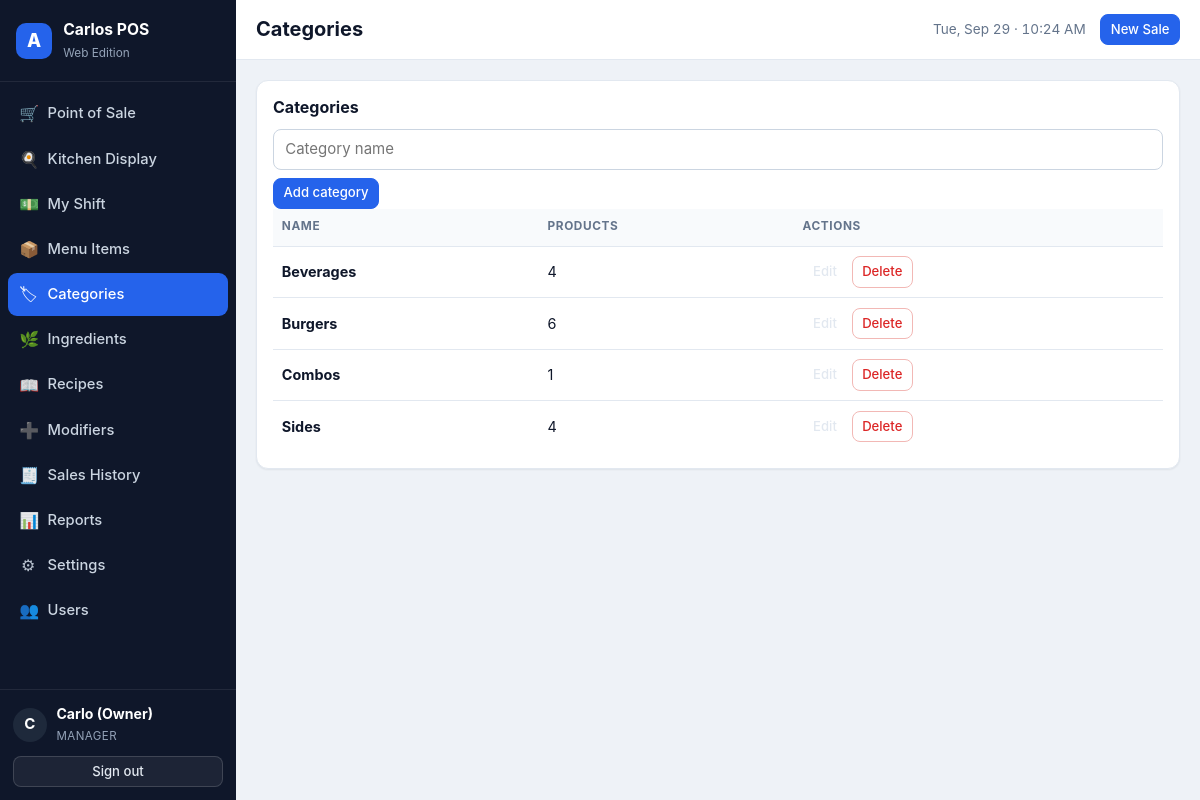
The page /index.php?page=categories (signed in) on the database its author committed.
### tables this page shows
CREATE TABLE IF NOT EXISTS `users` (
  `id`            INT UNSIGNED NOT NULL AUTO_INCREMENT,
  `name`          VARCHAR(100) NOT NULL,
  `username`      VARCHAR(50)  NOT NULL,
  `password_hash` VARCHAR(255) NOT NULL,
  `role`          ENUM('admin','cashier') NOT NULL DEFAULT 'cashier',
  `active`        TINYINT(1)   NOT NULL DEFAULT 1,
  `last_login`    DATETIME NULL DEFAULT NULL,
  `created_at`    DATETIME NOT NULL DEFAULT CURRENT_TIMESTAMP,
  PRIMARY KEY (`id`),
  UNIQUE KEY `uq_users_username` (`username`)
);

CREATE TABLE IF NOT EXISTS `categories` (
  `id`         INT UNSIGNED NOT NULL AUTO_INCREMENT,
  `name`       VARCHAR(100) NOT NULL,
  `created_at` DATETIME NOT NULL DEFAULT CURRENT_TIMESTAMP,
  PRIMARY KEY (`id`),
  UNIQUE KEY `uq_categories_name` (`name`)
);

### app/helpers.php (called while the page is built, shortened)
<?php
function e($value)
{
    return htmlspecialchars((string) $value, ENT_QUOTES | ENT_SUBSTITUTE, 'UTF-8');
}
function base_url($path = '')
{
    static $base = null;
    if ($base === null) {
        if (BASE_URL !== '') {
            $base = rtrim(BASE_URL, '/');
        } else {
            $script = $_SERVER['SCRIPT_NAME'] ?? '/index.php';
            $dir    = str_replace('\\', '/', dirname($script));
            $base   = ($dir === '/' || $dir === '.') ? '' : rtrim($dir, '/');
        }
    }
    return $base . '/' . ltrim((string) $path, '/');
}
function asset($path)
{
    return base_url('assets/' . ltrim($path, '/'));
}
function is_post()
{
    return ($_SERVER['REQUEST_METHOD'] ?? 'GET') === 'POST';
}
function get($key, $default = '')
{
    return isset($_GET[$key]) ? (is_string($_GET[$key]) ? trim($_GET[$key]) : $_GET[$key]) : $default;
}
function is_logged_in()
{
    return !empty($_SESSION['user_id']);
}
function current_user()
{
    static $user = false;
    if ($user === false) {
        $user = null;
        if (is_logged_in()) {
            $user = db_one('SELECT id, name, username, role, active FROM users WHERE id = ? AND active = 1',
                           [(int) $_SESSION['user_id']]);
        }
    }
    return $user;
}
function require_login()
{
    current_user();
}
function require_admin()
{
    require_login();
}
function initial($name)
{
    $name = trim((string) $name);
    return function_exists('mb_substr')
        ? mb_strtoupper(mb_substr($name, 0, 1))
        : strtoupper(substr($name, 0, 1));
}
function role_label($role)
{
    return $role === 'admin' ? 'Manager' : 'Cashier';
}

### app/db.php (called while the page is built, shortened)
<?php
function db()
{
    static $pdo = null;
    if ($pdo === null) {
        $dsn = 'mysql:host=' . DB_HOST . ';dbname=' . DB_NAME . ';charset=' . DB_CHARSET;
        $pdo = new PDO($dsn, DB_USER, DB_PASS, [
            PDO::ATTR_ERRMODE            => PDO::ERRMODE_EXCEPTION,
            PDO::ATTR_DEFAULT_FETCH_MODE => PDO::FETCH_ASSOC,
            PDO::ATTR_EMULATE_PREPARES   => false,
        ]);
    }
    return $pdo;
}
function db_all($sql, $params = [])
{
    $st = db()->prepare($sql);
    $st->execute($params);
    return $st->fetchAll();
}
function db_one($sql, $params = [])
{
    $st = db()->prepare($sql);
    $st->execute($params);
    $row = $st->fetch();
    return $row === false ? null : $row;
}

### app/controllers/products.php (called while the page is built, shortened)
<?php
function categories_controller()
{
    $rows = db_all(
        'SELECT c.*, COUNT(p.id) AS product_count
           FROM categories c
           LEFT JOIN products p ON p.category_id = c.id
          GROUP BY c.id
          ORDER BY c.name'
    );
    return [
        'title' => 'Categories',
        'rows'  => $rows,
        'edit'  => ((int) get('id', 0)) ? db_one('SELECT * FROM categories WHERE id = ?', [(int) get('id')]) : null,
    ];
}

### app/views/categories.php (the view, shortened to what this page needs)
<div class="card">
  <div class="card-head">
    <h3>Categories</h3>
  </div>
  <form method="post" action="<?= e(base_url('index.php?page=categories&action=save')) ?>" class="inline-form">
    <input class="input" type="text" name="name" required placeholder="Category name"
           value="<?= e($data['edit']['name'] ?? '') ?>">
    <button class="btn btn-primary btn-sm" type="submit"><?= $data['edit'] ? 'Update' : 'Add category' ?></button>
  </form>
  <div class="table-wrap">
    <table class="table">
      <thead><tr><th>Name</th><th class="right">Products</th><th class="right">Actions</th></tr></thead>
      <tbody>
      <?php foreach ($data['rows'] as $r): ?>
        <tr>
          <td><strong><?= e($r['name']) ?></strong></td>
          <td class="right"><?= e($r['product_count']) ?></td>
          <td class="right">
            <a class="btn btn-sm btn-ghost" href="<?= e(base_url('index.php?page=categories&action=edit&id=' . $r['id'])) ?>">Edit</a>
            <form method="post" action="<?= e(base_url('index.php?page=categories&action=delete')) ?>" class="inline">
              <button class="btn btn-sm btn-danger" type="submit"
                      data-confirm="Delete &quot;<?= e($r['name']) ?>&quot;? Its products become Uncategorized.">Delete</button>
            </form>
          </td>
        </tr>
      <?php endforeach; ?>
      </tbody>
    </table>
  </div>
</div>

### app/views/layout/header.php (shortened to what this page needs)
<?php
$user     = $layout === 'app' ? current_user() : null;
$title    = $data['title'] ?? ucfirst($page ?? 'POS');
$navItems = [
    'pos'        => ['Point of Sale',   'cart',    'user'],
    'kitchen'    => ['Kitchen Display', 'kitchen', 'user'],
    'shifts'     => ['My Shift',        'drawer',  'user'],
    'products'   => ['Menu Items',      'box',     'admin'],
    'categories' => ['Categories',      'tag',     'admin'],
    'inventory'  => ['Ingredients',     'leaf',    'admin'],
    'recipes'    => ['Recipes',         'recipe',  'admin'],
    'modifiers'  => ['Modifiers',       'plus',    'admin'],
    'sales'      => ['Sales History',   'receipt', 'admin'],
    'reports'    => ['Reports',         'chart',   'admin'],
    'settings'   => ['Settings',        'gear',    'user'],
    'users'      => ['Users',           'users',   'admin'],
];
?>
<!DOCTYPE html>
<html lang="en">
<head>
<link rel="stylesheet" href="<?= e(asset('css/app.css')) ?>">
</head>
<body class="layout-<?= e($layout) ?><?= $page === 'pos' ? ' page-pos' : '' ?>">
<?php if ($layout === 'app'): ?>
<div class="app-shell">
  <aside class="sidebar" id="sidebar">
    <div class="brand">
      <div class="brand-mark">A</div>
      <div class="brand-text">
        <strong>Carlos POS</strong>
        <span>Web Edition</span>
      </div>
    </div>
    <nav class="nav">
      <?php foreach ($navItems as $key => [$label, $icon, $required]): ?>
        <a class="nav-link<?= $page === $key ? ' active' : '' ?>" href="<?= e(base_url('index.php?page=' . $key)) ?>">
          <span class="ico ico-<?= e($icon) ?>" aria-hidden="true"></span>
          <span class="nav-label"><?= e($label) ?></span>
        </a>
      <?php endforeach; ?>
    </nav>
    <div class="sidebar-foot">
      <div class="who">
        <div class="avatar"><?= e(initial($user['name'])) ?></div>
        <div>
          <strong><?= e($user['name']) ?></strong>
          <span class="role"><?= e(role_label($user['role'])) ?></span>
        </div>
      </div>
      <a class="btn btn-ghost btn-sm" href="<?= e(base_url('index.php?page=logout')) ?>">Sign out</a>
    </div>
  </aside>
  <div class="main">
    <header class="topbar">
      <div class="topbar-title">
        <h1><?= e($title) ?></h1>
      </div>
      <div class="topbar-meta">
        <span class="clock" id="clock"><?= e(date('D, M d · h:i A')) ?></span>
        <a class="btn btn-primary btn-sm" href="<?= e(base_url('index.php?page=pos')) ?>">New Sale</a>
      </div>
    </header>
    <main class="content">
<?php endif; ?>

### rows shown on the page
users: name "C", name "Carlo (Owner)", role "MANAGER"
categories: name "Beverages", product_count "4"
categories: name "Burgers", product_count "6"
categories: name "Combos", product_count "1"
categories: name "Sides", product_count "4"

### other values the page prints
$label "Point of Sale"
$label "Kitchen Display"
$label "My Shift"
$label "Menu Items"
$label "Categories"
$label "Ingredients"
$label "Recipes"
$label "Modifiers"
$label "Sales History"
$label "Reports"
$label "Settings"
$label "Users"
$title "Categories"
